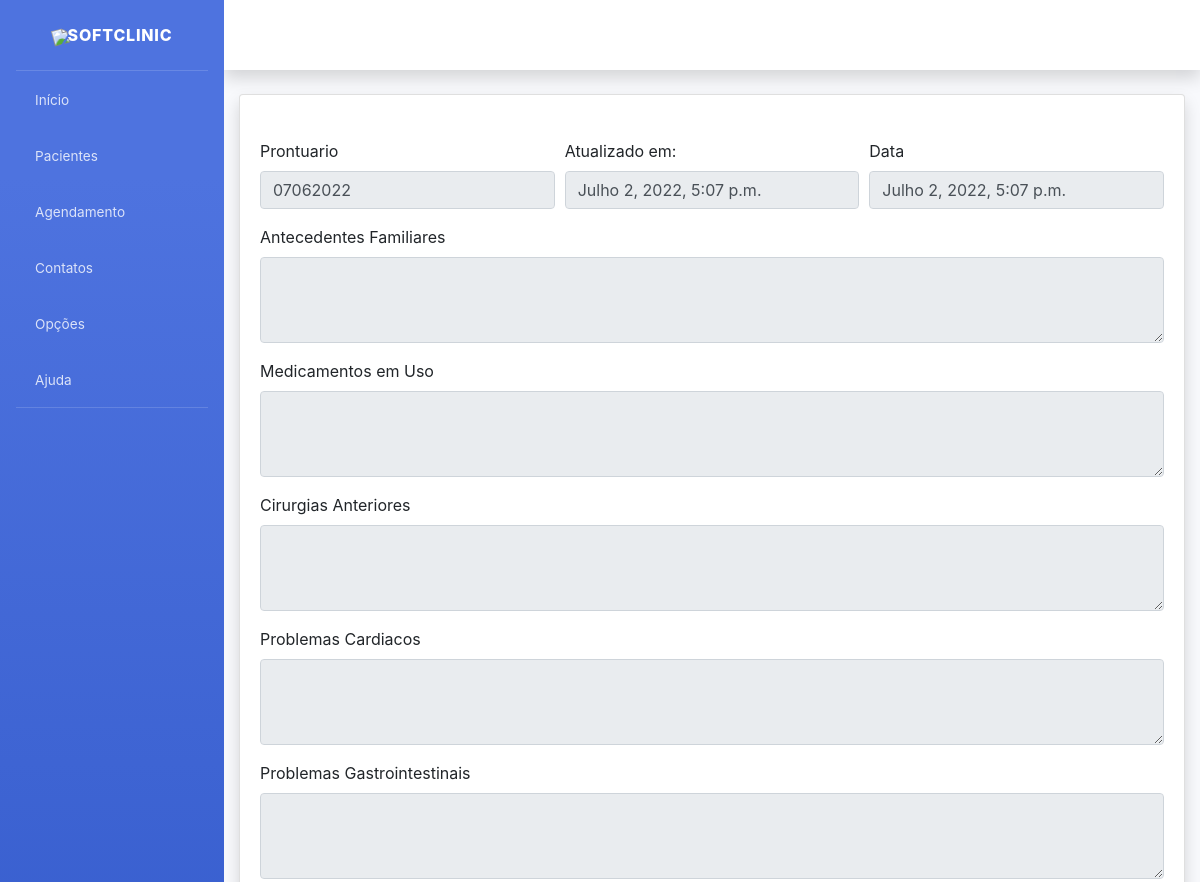
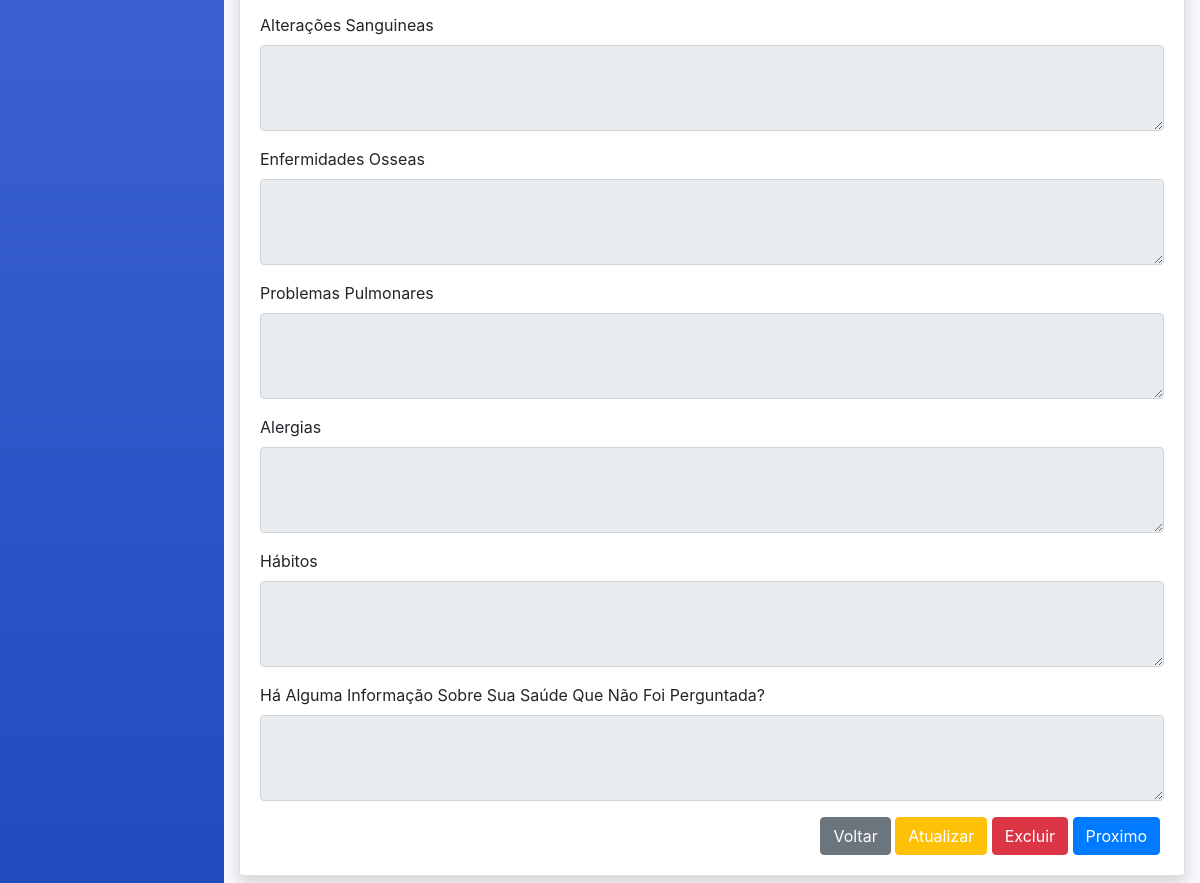
Screenshot of /odo-ini-detalhes/4/ with the database file from the repository (2 pictures, top to bottom).
### prontuario/models.py (models this page shows, shortened)
class OdontogramaInicial(models.Model):
    created_at = models.DateTimeField(auto_now_add=True)
    updated_at = models.DateTimeField(auto_now=True)
    prontuario = models.ForeignKey(Prontuario, on_delete=models.CASCADE)
    d11 = models.TextField(verbose_name="11")
    d12 = models.TextField(verbose_name="12")
    d13 = models.TextField(verbose_name="13")
    d14 = models.TextField(verbose_name="14")
    d15 = models.TextField(verbose_name="15")
    d16 = models.TextField(verbose_name="16")
    d17 = models.TextField(verbose_name="17")
    d18 = models.TextField(verbose_name="18")
    d21 = models.TextField(verbose_name="21")
    d22 = models.TextField(verbose_name="22")
    d23 = models.TextField(verbose_name="23")
    d24 = models.TextField(verbose_name="24")
    d25 = models.TextField(verbose_name="25")
    d26 = models.TextField(verbose_name="26")
    d27 = models.TextField(verbose_name="27")
    d28 = models.TextField(verbose_name="28")
    d31 = models.TextField(verbose_name="31")
    d32 = models.TextField(verbose_name="32")
    d33 = models.TextField(verbose_name="33")
    d34 = models.TextField(verbose_name="34")
    d35 = models.TextField(verbose_name="35")
    d36 = models.TextField(verbose_name="36")
    d37 = models.TextField(verbose_name="37")
    d38 = models.TextField(verbose_name="38")
    d41 = models.TextField(verbose_name="41")
    d42 = models.TextField(verbose_name="42")
    d43 = models.TextField(verbose_name="43")
    d44 = models.TextField(verbose_name="44")
    d45 = models.TextField(verbose_name="45")
    d46 = models.TextField(verbose_name="46")
    d47 = models.TextField(verbose_name="47")
    d48 = models.TextField(verbose_name="48")

class Prontuario(models.Model):
    paciente = models.OneToOneField(Paciente, on_delete=models.CASCADE)
    num_prontuario = models.CharField("NumProntuario", max_length=200)
    def __str__(self):
        return self.num_prontuario

### prontuario/views.py (the view)
# urls.py: path("odo-ini-detalhes/<int:pk>/", odo_ini_detalhes, name="odo_ini_detalhes"),
def odo_ini_detalhes(request, pk=None):
    object = OdontogramaInicial.objects.get(pk=pk)
    context = {
        'object': object,
    }
    return render(request, 'prontuario/odontograma_inicial_detalhes.html', context)

### prontuario/templates/prontuario/odontograma_inicial_detalhes.html
{% extends "pacientes/base.html" %}
{% load static %}
{% load crispy_forms_tags %}
{% block content %}
<div class="container">
    <div class="card shadow mb-4">
        <div class="card-body"><br>
            <form>
                <div class="form-row">
                    <div class="form-group col-md-4">
                        <label>Prontuario</label>
                        <input type="text" class="form-control" value="{{ object.prontuario }}" disabled>
                    </div>
                    <div class="form-group col-md-4">
                        <label>Atualizado em:</label>
                        <input type="text" class="form-control" value="{{ object.updated_at}}" name="updated_at" disabled>
                    </div>
                    <div class="form-group col-md-4">
                        <label>Data</label>
                        <input type="text" class="form-control" value="{{ object.created_at}}" name="created_at" disabled>
                    </div>
                </div>
                <div class="form-row">
                    <div class="form-group col-md-12">
                        <label>Antecedentes Familiares</label>
                        <textarea type="textarea" cols="40" rows="3" class="textarea form-control" value="{{ object.antecedentes_familiares }}" disabled>{{ object.antecedentes_familiares }}</textarea>
                    </div>
                </div>
                <div class="form-row">
                    <div class="form-group col-md-12">
                        <label>Medicamentos em Uso</label>
                        <textarea type="textarea" cols="40" rows="3" class="textarea form-control" value="{{ object.medicamentos_em_uso }}" disabled>{{ object.medicamentos_em_uso }}</textarea>
                    </div>
                </div>
                <div class="form-row">
                    <div class="form-group col-md-12">
                        <label>Cirurgias Anteriores</label>
                        <textarea type="textarea" cols="40" rows="3" class="textarea form-control" value="{{ object.cirurgias_anteriores }}" disabled>{{ object.cirurgias_anteriores }}</textarea>
                    </div>
                </div>
                <div class="form-row">
                   <div class="form-group col-md-12">
                        <label>Problemas Cardiacos</label>
                        <textarea type="textarea" cols="40" rows="3" class="textarea form-control" value="{{ object.problemas_cardiacos }}" disabled>{{ object.problemas_cardiacos }}</textarea>
                    </div>
                </div>
                <div class="form-row">
                   <div class="form-group col-md-12">
                        <label>Problemas Gastrointestinais</label>
                        <textarea type="textarea" cols="40" rows="3" class="textarea form-control" value="{{ object.problemas_gastrointestinais }}" disabled>{{ object.problemas_gastrointestinais }}</textarea>
                    </div>
                </div>
                <div class="form-row">
                   <div class="form-group col-md-12">
                        <label>Alterações Sanguineas</label>
                        <textarea type="textarea" cols="40" rows="3" class="textarea form-control" value="{{ object.alteracoes_sanguineas }}" disabled>{{ object.alteracoes_sanguineas }}</textarea>
                    </div>
                </div>
                <div class="form-row">
                   <div class="form-group col-md-12">
                        <label>Enfermidades Osseas</label>
                        <textarea type="textarea" cols="40" rows="3" class="textarea form-control" value="{{ object.enfermidades_osseas }}" disabled>{{ object.enfermidades_osseas }}</textarea>
                    </div>
                </div>
                <div class="form-row">
                   <div class="form-group col-md-12">
                        <label>Problemas Pulmonares</label>
                        <textarea type="textarea" cols="40" rows="3" class="textarea form-control" value="{{ object.problemas_pulmonares }}" disabled>{{ object.problemas_pulmonares }}</textarea>
                    </div>
                </div>
                <div class="form-row">
                   <div class="form-group col-md-12">
                        <label>Alergias</label>
                        <textarea type="textarea" cols="40" rows="3" class="textarea form-control" value="{{ object.alergias }}" disabled>{{ object.alergias }}</textarea>
                    </div>
                </div>
                <div class="form-row">
                   <div class="form-group col-md-12">
                        <label>Hábitos</label>
                        <textarea type="textarea" cols="40" rows="3" class="textarea form-control" value="{{ object.habitos }}" disabled>{{ object.habitos }}</textarea>
                    </div>
                </div>
                <div class="form-row">
                   <div class="form-group col-md-12">
                        <label>Há Alguma Informação Sobre Sua Saúde Que Não Foi Perguntada?</label>
                        <textarea type="textarea" cols="40" rows="3" class="textarea form-control" value="{{ object.observacao }}" disabled>{{ object.observacao }}</textarea>
                    </div>
                </div>
            </form>
            <div class="mr-1 text-right">
                <a href="{% url 'pacientes' %}" class="btn btn-secondary text-white" type="button">
                    <span class="text">Voltar</span>
                </a>
                <a href="{% url 'inf_sau-sis_edit' object.pk %}" class="btn btn-warning text-white" type="button">
                    <span class="text">Atualizar</span>
                </a>
                <a href="{% url 'paciente_delete' object.pk %}" class="btn btn-danger text-white" type="button">
                    <span class="text">Excluir</span>
                </a>
                <a href="{% url 'anamnese_detalhes' object.pk %}" class="btn btn-primary text-white" type="button">
                    <span class="text">Proximo</span>
                </a>
            </div>
        </div>
    </div>
</div>
</div>
{% endblock content %}

### rows the page displays
OdontogramaInicial: prontuario "07062022", updated_at "Julho 2, 2022, 5:07 p.m.", created_at "Julho 2, 2022, 5:07 p.m."
